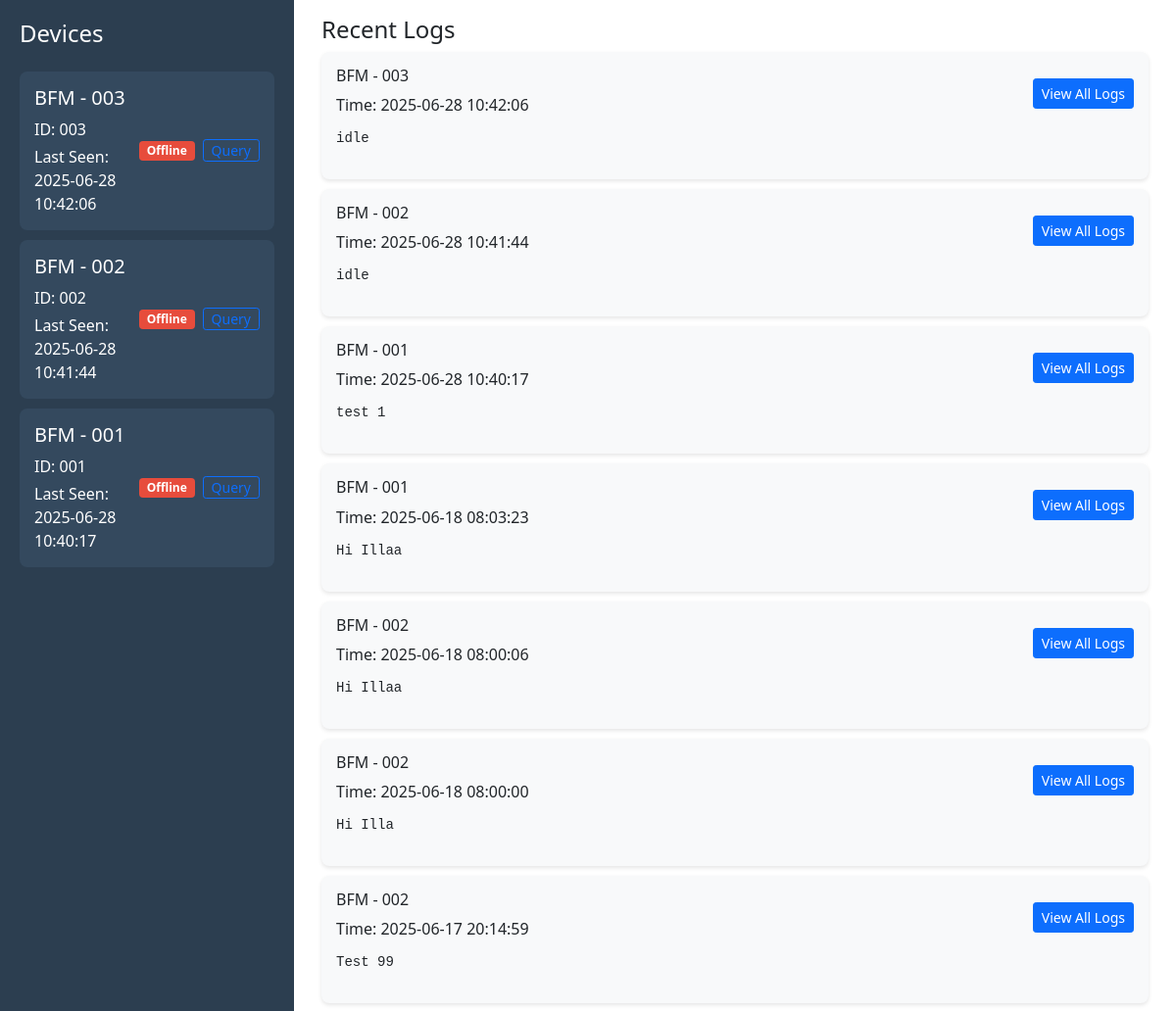
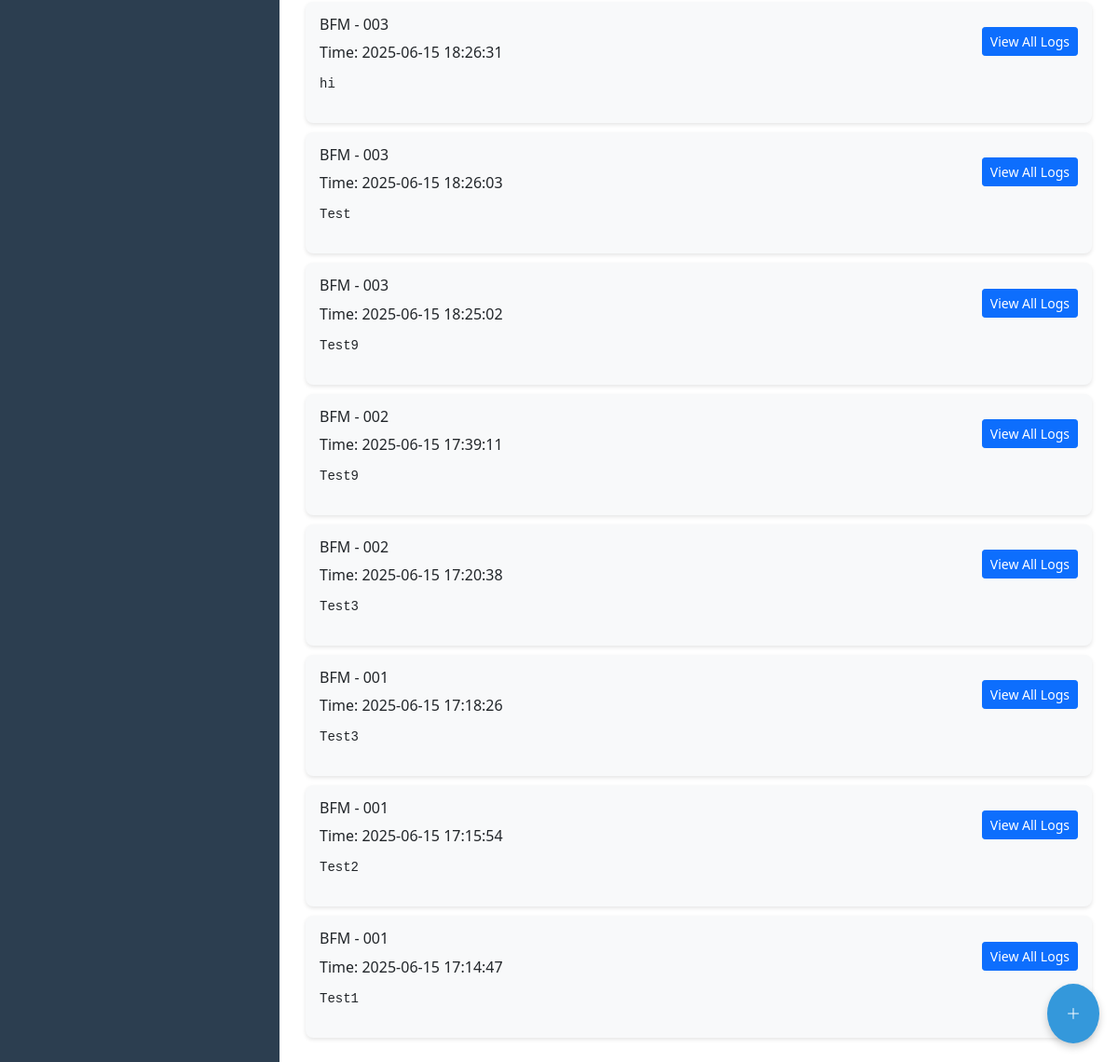
The page / on the database its author committed (2 pictures, top to bottom).
### dashboard/models.py (models this page shows, shortened)
class Device(models.Model):
    name = models.CharField(max_length=100)
    device_id = models.CharField(
        max_length=50,
        unique=True,
        help_text='Device ID must be alphanumeric (e.g., "001", "ESP123")'
    )
    device_type = models.CharField(
        max_length=50,
        help_text='Type of device (e.g., "BMF", "ESP")'
    )
    last_seen = models.DateTimeField(null=True, blank=True)
    STATUS_CHOICES = [
        ('online', 'Online'),
        ('idle', 'Idle'),
        ('offline', 'Offline')
    ]
    status = models.CharField(
        max_length=10,
        choices=STATUS_CHOICES,
        default='offline'
    )
    created_at = models.DateTimeField(auto_now_add=True)
    updated_at = models.DateTimeField(auto_now=True)
    class Meta:
        ordering = ['-updated_at']
        constraints = [
            models.UniqueConstraint(fields=['device_id'], name='unique_device_id'),
            models.UniqueConstraint(fields=['device_type', 'device_id'], name='unique_device_type_id')
        ]

class DeviceLog(models.Model):
    device = models.ForeignKey('Device', on_delete=models.CASCADE)
    timestamp = models.DateTimeField(default=timezone.now)
    data = models.JSONField()
    created_at = models.DateTimeField(auto_now_add=True)
    class Meta:
        ordering = ['-timestamp']

### dashboard/views.py (the view)
# urls.py: path('', views.DashboardView.as_view(), name='dashboard'),
class DashboardView(ListView):
    model = Device
    template_name = 'dashboard/dashboard.html'
    context_object_name = 'devices'
    def get_context_data(self, **kwargs):
        context = super().get_context_data(**kwargs)
        context['recent_logs'] = DeviceLog.objects.all().order_by('-timestamp')
        context['online_devices'] = Device.objects.filter(status=True)
        context['offline_devices'] = Device.objects.filter(status=False)
        context['recent_messages'] = recent_messages
        return context

### templates/dashboard/dashboard.html (shortened to what this page needs)
{% load static %}
<!DOCTYPE html>
<html lang="en">
<head>
    <link href="https://cdn.jsdelivr.net/npm/bootstrap@5.1.3/dist/css/bootstrap.min.css" rel="stylesheet">
    <link rel="stylesheet" href="https://cdn.jsdelivr.net/npm/bootstrap-icons@1.7.2/font/bootstrap-icons.css">
</head>
<body>
    <div class="container-fluid">
        <div class="row">
            <div class="col-md-3 sidebar">
                <h4 class="mb-4">Devices</h4>
                <div class="devices-list">
                    {% for device in devices %}
                    <div class="device-panel" data-device-id="{{ device.device_id }}" data-device-url="{% url 'device_logs' device.device_id %}">
                        <div class="d-flex justify-content-between align-items-center">
                            <div>
                                <h5>{{ device.name }}</h5>
                                <p class="mb-1">ID: {{ device.device_id }}</p>
                                <p class="mb-0">Last Seen: {{ device.last_seen|date:"Y-m-d H:i:s" }}</p>
                            </div>
                            <div class="d-flex align-items-center">
                                <span class="status-badge status-{{ device.status|default:'offline' }}">
                                    {{ device.status|default:'offline'|title }}
                                </span>
                                {% if device.status != 'online' %}
                                <button class="btn btn-sm btn-outline-primary ms-2 py-0 btn-query"
                                        data-device-id="{{ device.device_id|escapejs }}"
                                        data-loading-text="Querying...">
                                    Query
                                </button>
                                {% endif %}
                            </div>
                        </div>
                    </div>
                    {% empty %}
                    <p class="text-center">No devices registered yet</p>
                    {% endfor %}
                </div>
            </div>
            <div class="col-md-9">
                <div class="p-3">
                    <h4>Recent Logs</h4>
                    <div id="logs-container">
                        {% for log in recent_logs %}
                        <div class="log-panel">
                            <div class="d-flex justify-content-between align-items-center">
                                <div>
                                    <h6>{{ log.device.name }}</h6>
                                    <p class="mb-1">Time: {{ log.timestamp|date:"Y-m-d H:i:s" }}</p>
                                </div>
                                <div>
                                    <button class="btn btn-sm btn-primary" onclick="window.location.href='{% url 'device_logs' log.device.device_id %}'">
                                        View All Logs
                                    </button>
                                </div>
                            </div>
                            <pre class="mt-2">{{ log.data|safe }}</pre>
                        </div>
                        {% empty %}
                        <p class="text-center">No logs available</p>
                        {% endfor %}
                    </div>
                </div>
            </div>
        </div>
    </div>
    <button class="add-btn" onclick="window.location.href='{% url 'create_log' %}'">
        <i class="bi bi-plus-lg"></i>
    </button>
    <div class="position-fixed bottom-0 end-0 p-3" style="z-index: 11">
    </div>
</body>
</html>

### templates/dashboard/dashboard.html (style rules this page uses)
.sidebar { min-height: 100vh; background-color: #2c3e50; color: white; padding: 20px; }
.device-panel { background-color: #34495e; margin-bottom: 10px; padding: 15px; border-radius: 8px; cursor: pointer; transition: transform 0.2s; }
.status-badge { padding: 0.35em 0.65em; font-size: 0.75em; font-weight: 700; line-height: 1; color: white; text-align: center; white-space: nowrap; vertical-align: baseline; border-radius: 0.25rem; }
.status-offline { background-color: #e74c3c; }
.log-panel { background-color: #f8f9fa; margin-bottom: 10px; padding: 15px; border-radius: 8px; box-shadow: 0 2px 4px rgba(0,0,0,0.1); }
.add-btn { position: fixed; bottom: 20px; right: 20px; background-color: #3498db; color: white; border: none; padding: 20px; border-radius: 50%; cursor: pointer; box-shadow: 0 4px 8px rgba(0,0,0,0.2); transition: transform 0.2s; }

### rows shown on the page
Device: name "BFM - 003", device_id "003", last_seen "2025-06-28 10:42:06", status "Offline"
Device: name "BFM - 002", device_id "002", last_seen "2025-06-28 10:41:44", status "Offline"
Device: name "BFM - 001", device_id "001", last_seen "2025-06-28 10:40:17", status "Offline"
DeviceLog: device.name "BFM - 003", timestamp "2025-06-28 10:42:06", data "idle"
DeviceLog: device.name "BFM - 002", timestamp "2025-06-28 10:41:44", data "idle"
DeviceLog: device.name "BFM - 001", timestamp "2025-06-28 10:40:17", data "test 1"
DeviceLog: device.name "BFM - 001", timestamp "2025-06-18 08:03:23", data "Hi Illaa"
DeviceLog: device.name "BFM - 002", timestamp "2025-06-18 08:00:06", data "Hi Illaa"
DeviceLog: device.name "BFM - 002", timestamp "2025-06-18 08:00:00", data "Hi Illa"
DeviceLog: device.name "BFM - 002", timestamp "2025-06-17 20:14:59", data "Test 99"
DeviceLog: device.name "BFM - 003", timestamp "2025-06-15 18:26:31", data "hi"
DeviceLog: device.name "BFM - 003", timestamp "2025-06-15 18:26:03", data "Test"
DeviceLog: device.name "BFM - 003", timestamp "2025-06-15 18:25:02", data "Test9"
DeviceLog: device.name "BFM - 002", timestamp "2025-06-15 17:39:11", data "Test9"
DeviceLog: device.name "BFM - 002", timestamp "2025-06-15 17:20:38", data "Test3"
DeviceLog: device.name "BFM - 001", timestamp "2025-06-15 17:18:26", data "Test3"
DeviceLog: device.name "BFM - 001", timestamp "2025-06-15 17:15:54", data "Test2"
DeviceLog: device.name "BFM - 001", timestamp "2025-06-15 17:14:47", data "Test1"
